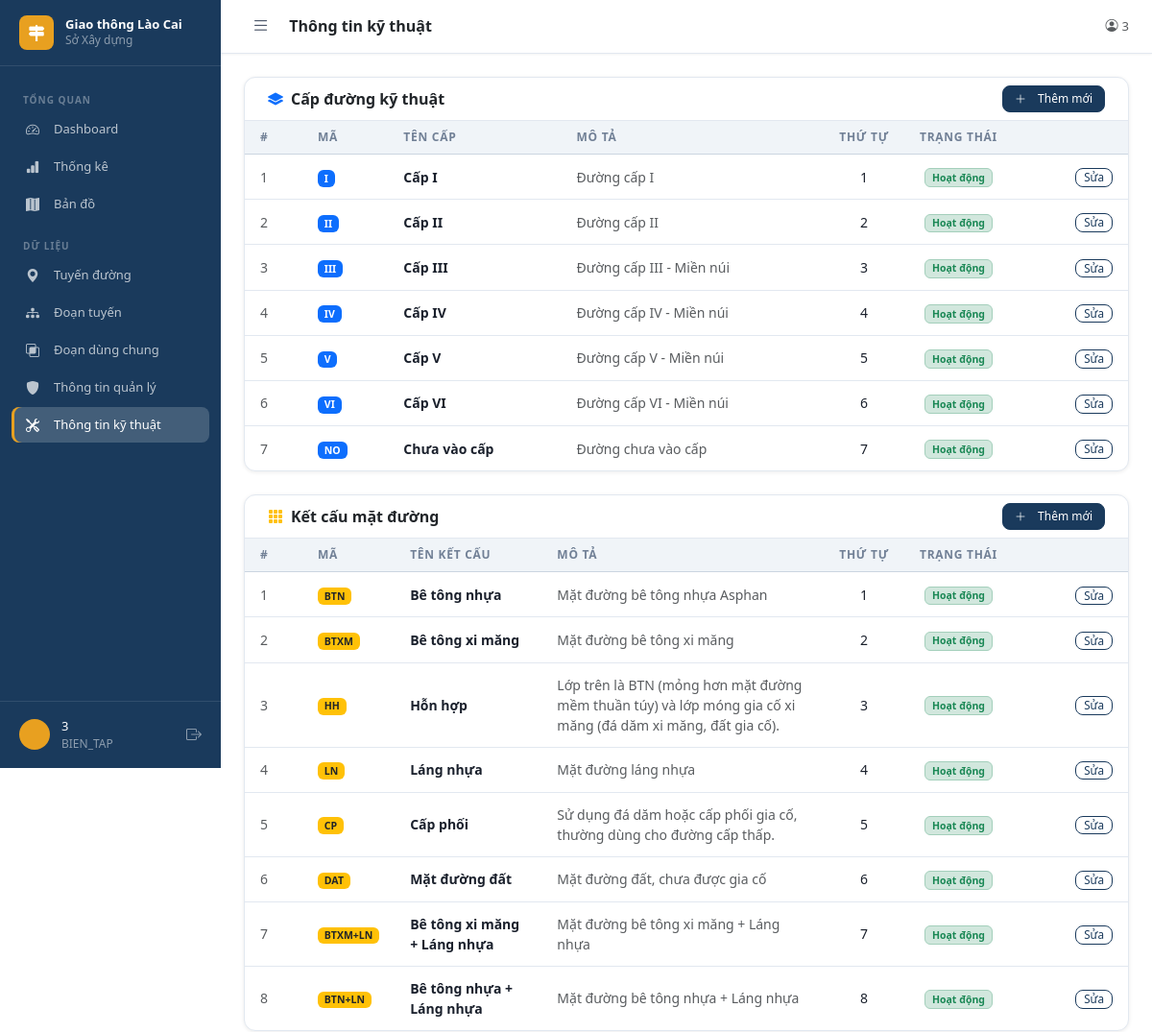
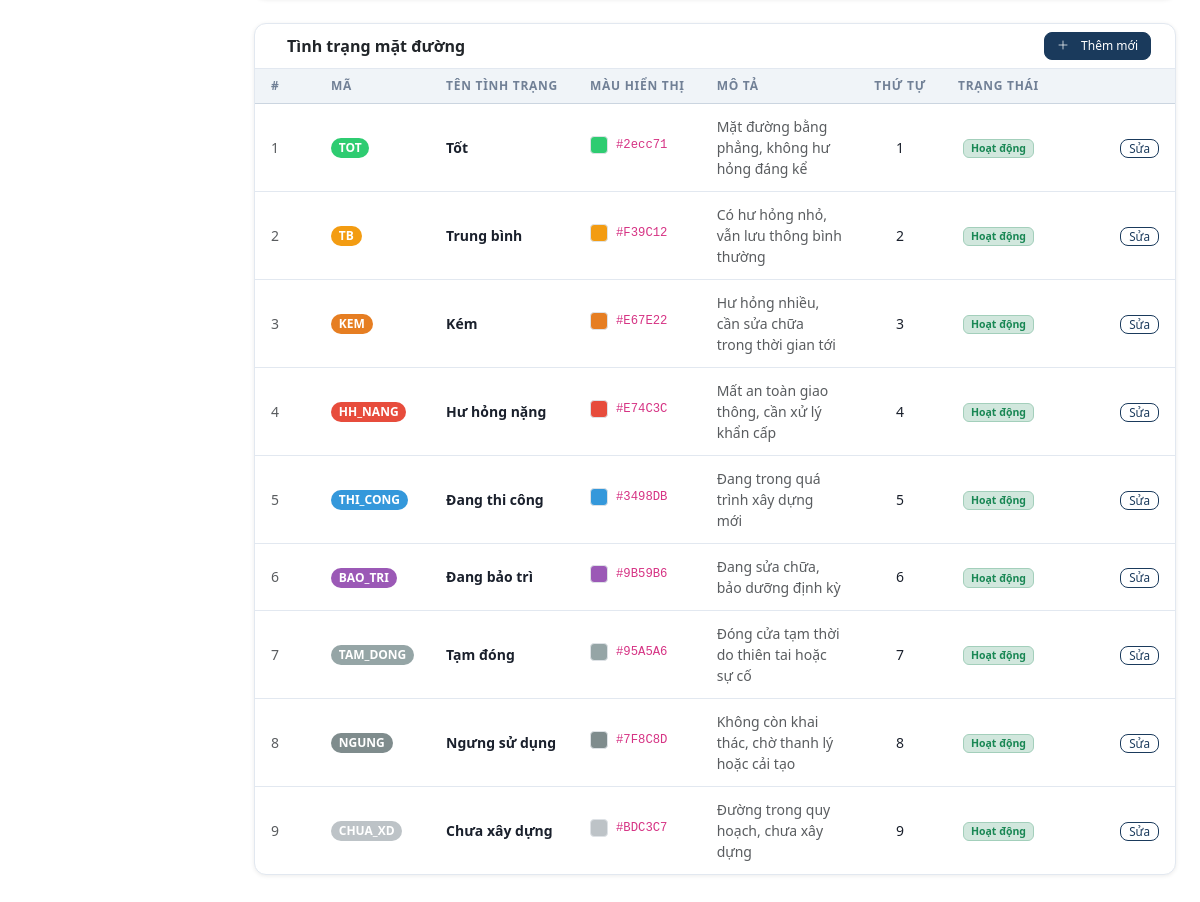
Screenshot of /danh-muc/ky-thuat (signed in) with the database file from the repository (2 pictures, top to bottom).
### tables this page shows
CREATE TABLE cap_duong (
    id               INTEGER PRIMARY KEY AUTOINCREMENT,
    ma_cap           TEXT    NOT NULL UNIQUE,
    ten_cap          TEXT    NOT NULL,
    mo_ta            TEXT,
    thu_tu_hien_thi  INTEGER,
    is_active        INTEGER NOT NULL DEFAULT 1
);

CREATE TABLE ket_cau_mat_duong (
    id               INTEGER PRIMARY KEY AUTOINCREMENT,
    ma_ket_cau       TEXT    NOT NULL UNIQUE,
    ten_ket_cau      TEXT    NOT NULL,
    mo_ta            TEXT,
    thu_tu_hien_thi  INTEGER,
    is_active        INTEGER NOT NULL DEFAULT 1
);

CREATE TABLE tinh_trang (
    id               INTEGER PRIMARY KEY AUTOINCREMENT,
    ma_tinh_trang    TEXT    NOT NULL UNIQUE,
    ten_tinh_trang   TEXT    NOT NULL,
    mo_ta            TEXT,
    mau_hien_thi     TEXT,
    thu_tu_hien_thi  INTEGER,
    is_active        INTEGER NOT NULL DEFAULT 1
);

### api/routes/danh_muc_route.py (the view)
@router.get("/ky-thuat", response_class=HTMLResponse)
async def trang_ky_thuat(
    request: Request,
    loi: Optional[str] = None,
    ok: Optional[str] = None,
    user=Depends(yeu_cau_dang_nhap), conn=Depends(get_db),
):
    cap_duong_list  = cd_service.lay_tat_ca(conn)
    ket_cau_list    = kcm_service.lay_tat_ca(conn)
    tinh_trang_list = tt_service.lay_tat_ca(conn)
    return templates.TemplateResponse("danh_muc/ky_thuat.html", {
        "request":          request,
        "user":             user,
        "cap_duong_list":   cap_duong_list,
        "ket_cau_list":     ket_cau_list,
        "tinh_trang_list":  tinh_trang_list,
        "loi":              loi,
        "ok":               ok,
    })

### templates/danh_muc/ky_thuat.html (shortened to what this page needs)
{% extends "base.html" %}
{% block page_title %}Thông tin kỹ thuật{% endblock %}
{% block content %}
<div class="card-gt mb-4">
  <div class="card-gt-header d-flex justify-content-between align-items-center py-2">
    <span class="fw-semibold"><i class="bi bi-layers-fill me-2 text-primary"></i>Cấp đường kỹ thuật</span>
    {% if user and user.loai_quyen in ['ADMIN', 'BIEN_TAP'] %}
    <button class="btn-gt btn-gt-primary btn-gt-sm" data-bs-toggle="modal" data-bs-target="#modalThemCD">
      <i class="bi bi-plus-lg me-1"></i>Thêm mới
    </button>
    {% endif %}
  </div>
  <div class="card-gt-body p-0">
    <table class="table-gt mb-0">
      <thead class="table-light">
        <tr>
          <th style="width:60px">#</th>
          <th>Mã</th>
          <th>Tên cấp</th>
          <th>Mô tả</th>
          <th style="width:80px" class="text-center">Thứ tự</th>
          <th style="width:90px" class="text-center">Trạng thái</th>
          <th style="width:120px"></th>
        </tr>
      </thead>
      <tbody>
        {% for c in cap_duong_list %}
        <tr class="{% if not c.is_active %}table-secondary text-muted{% endif %}">
          <td class="text-muted small">{{ loop.index }}</td>
          <td><span class="badge bg-primary">{{ c.ma_cap }}</span></td>
          <td class="fw-semibold">{{ c.ten_cap }}</td>
          <td class="small text-muted">{{ c.mo_ta or "—" }}</td>
          <td class="text-center small">{{ c.thu_tu_hien_thi or "—" }}</td>
          <td class="text-center">
            {% if c.is_active %}
              <span class="badge bg-success-subtle text-success border border-success-subtle">Hoạt động</span>
            {% else %}
              <span class="badge bg-secondary-subtle text-secondary border border-secondary-subtle">Vô hiệu</span>
            {% endif %}
          </td>
          <td class="text-end">
            {% if user and user.loai_quyen in ['ADMIN', 'BIEN_TAP'] %}
            <button class="btn-gt btn-gt-outline btn-gt-sm py-0 px-2" style="font-size:.73rem;"
              onclick="moModal('modalSuaCD','formSuaCD','/danh-muc/cap-duong/{{ c.id }}/sua',
                {'lblMaCD':'{{ c.ma_cap }}','suaCDTen':'{{ c.ten_cap|replace("'","\\'")|replace('"','\\"') }}',
                 'suaCDMoTa':'{{ c.mo_ta or '' }}','suaCDThuTu':'{{ c.thu_tu_hien_thi or '' }}'})">
              Sửa
            </button>
            {% endif %}
          </td>
        </tr>
        {% else %}
        <tr><td colspan="7" class="text-center text-muted py-3">Chưa có dữ liệu.</td></tr>
        {% endfor %}
      </tbody>
    </table>
  </div>
</div>
<div class="card-gt mb-4">
  <div class="card-gt-header d-flex justify-content-between align-items-center py-2">
    <span class="fw-semibold"><i class="bi bi-grid-3x3-gap-fill me-2 text-warning"></i>Kết cấu mặt đường</span>
    {% if user and user.loai_quyen in ['ADMIN', 'BIEN_TAP'] %}
    <button class="btn-gt btn-gt-primary btn-gt-sm" data-bs-toggle="modal" data-bs-target="#modalThemKCM">
      <i class="bi bi-plus-lg me-1"></i>Thêm mới
    </button>
    {% endif %}
  </div>
  <div class="card-gt-body p-0">
    <table class="table-gt mb-0">
      <thead class="table-light">
        <tr>
          <th style="width:60px">#</th>
          <th>Mã</th>
          <th>Tên kết cấu</th>
          <th>Mô tả</th>
          <th style="width:80px" class="text-center">Thứ tự</th>
          <th style="width:90px" class="text-center">Trạng thái</th>
          <th style="width:120px"></th>
        </tr>
      </thead>
      <tbody>
        {% for k in ket_cau_list %}
        <tr class="{% if not k.is_active %}table-secondary text-muted{% endif %}">
          <td class="text-muted small">{{ loop.index }}</td>
          <td><span class="badge bg-warning text-dark">{{ k.ma_ket_cau }}</span></td>
          <td class="fw-semibold">{{ k.ten_ket_cau }}</td>
          <td class="small text-muted">{{ k.mo_ta or "—" }}</td>
          <td class="text-center small">{{ k.thu_tu_hien_thi or "—" }}</td>
          <td class="text-center">
            {% if k.is_active %}
              <span class="badge bg-success-subtle text-success border border-success-subtle">Hoạt động</span>
            {% else %}
              <span class="badge bg-secondary-subtle text-secondary border border-secondary-subtle">Vô hiệu</span>
            {% endif %}
          </td>
          <td class="text-end">
            {% if user and user.loai_quyen in ['ADMIN', 'BIEN_TAP'] %}
            <button class="btn-gt btn-gt-outline btn-gt-sm py-0 px-2" style="font-size:.73rem;"
              onclick="moModal('modalSuaKCM','formSuaKCM','/danh-muc/ket-cau-mat/{{ k.id }}/sua',
                {'lblMaKCM':'{{ k.ma_ket_cau }}','suaKCMTen':'{{ k.ten_ket_cau|replace("'","\\'")|replace('"','\\"') }}',
                 'suaKCMMoTa':'{{ k.mo_ta or '' }}','suaKCMThuTu':'{{ k.thu_tu_hien_thi or '' }}'})">
              Sửa
            </button>
            {% endif %}
          </td>
        </tr>
        {% else %}
        <tr><td colspan="7" class="text-center text-muted py-3">Chưa có dữ liệu.</td></tr>
        {% endfor %}
      </tbody>
    </table>
  </div>
</div>
<div class="card-gt mb-4">
  <div class="card-gt-header d-flex justify-content-between align-items-center py-2">
    <span class="fw-semibold">Tình trạng mặt đường</span>
    {% if user and user.loai_quyen in ['ADMIN', 'BIEN_TAP'] %}
    <button class="btn-gt btn-gt-primary btn-gt-sm" data-bs-toggle="modal" data-bs-target="#modalThemTT">
      <i class="bi bi-plus-lg me-1"></i>Thêm mới
    </button>
    {% endif %}
  </div>
  <div class="card-gt-body p-0">
    <table class="table-gt mb-0">
      <thead class="table-light">
        <tr>
          <th style="width:60px">#</th>
          <th>Mã</th>
          <th>Tên tình trạng</th>
          <th>Màu hiển thị</th>
          <th>Mô tả</th>
          <th style="width:80px" class="text-center">Thứ tự</th>
          <th style="width:90px" class="text-center">Trạng thái</th>
          <th style="width:120px"></th>
        </tr>
      </thead>
      <tbody>
        {% for t in tinh_trang_list %}
        <tr class="{% if not t.is_active %}table-secondary text-muted{% endif %}">
          <td class="text-muted small">{{ loop.index }}</td>
          <td>
            <span class="badge rounded-pill"
                  style="background-color:{{ t.mau_hien_thi or '#6c757d' }}; font-size:.75rem;">
              {{ t.ma_tinh_trang }}
            </span>
          </td>
          <td class="fw-semibold">{{ t.ten_tinh_trang }}</td>
          <td>
            {% if t.mau_hien_thi %}
            <span class="d-inline-flex align-items-center gap-2">
              <span style="width:18px;height:18px;background:{{ t.mau_hien_thi }};border-radius:4px;border:1px solid #dee2e6;display:inline-block;"></span>
              <code class="small">{{ t.mau_hien_thi }}</code>
            </span>
            {% else %}—{% endif %}
          </td>
          <td class="small text-muted">{{ t.mo_ta or "—" }}</td>
          <td class="text-center small">{{ t.thu_tu_hien_thi or "—" }}</td>
          <td class="text-center">
            {% if t.is_active %}
              <span class="badge bg-success-subtle text-success border border-success-subtle">Hoạt động</span>
            {% else %}
              <span class="badge bg-secondary-subtle text-secondary border border-secondary-subtle">Vô hiệu</span>
            {% endif %}
          </td>
          <td class="text-end">
            {% if user and user.loai_quyen in ['ADMIN', 'BIEN_TAP'] %}
            <button class="btn-gt btn-gt-outline btn-gt-sm py-0 px-2" style="font-size:.73rem;"
              onclick="moModalTT({{ t.id }},
                '{{ t.ma_tinh_trang }}',
                '{{ t.ten_tinh_trang|replace("'","\\'")|replace('"','\\"') }}',
                '{{ t.mau_hien_thi or '' }}',
                '{{ t.mo_ta or '' }}',
                '{{ t.thu_tu_hien_thi or '' }}')">
              Sửa
            </button>
            {% endif %}
          </td>
        </tr>
        {% else %}
        <tr><td colspan="8" class="text-center text-muted py-3">Chưa có dữ liệu.</td></tr>
        {% endfor %}
      </tbody>
    </table>
  </div>
</div>
{% endblock %}

### static/css/design-system.css (style rules this page uses)
:root { --color-primary: #1a3a5c; --color-primary-dark: #122840; --color-primary-light: #2a5298; --color-accent: #e8a020; --color-accent-light: #fef3dc; --color-success: #28a745; --color-success-bg: #d4edda; --color-warning: #ffc107; --color-warning-bg: #fff3cd; --color-danger: #dc3545; --color-danger-bg: #f8d7da; --color-info: #17a2b8; --color-info-bg: #d1ecf1; --color-tt-tot: #28a745; --color-tt-tb: #ffc107; --color-tt-kem: #fd7e14; --color-tt-hh-nang: #dc3545; --color-tt-thi-cong: #6f42c1; --color-tt-bao-tri: #20c997; --color-tt-chua-xd: #adb5bd; --color-bg-page: #f0f4f8; --color-bg-card: #ffffff; --color-bg-hover: #f8fafc; --color-border: #e2e8f0; --color-border-strong: #cbd5e0; --color-text-primary: #1a202c; --color-text-secondary: #4a5568; --color-text-muted: #718096; --color-text-disabled: #a0aec0; --font-family-base: 'Inter', 'Segoe UI', system-ui, -apple-system, sans-serif; --font-family-mono: 'JetBrains Mono', 'Fira Code', 'Consolas', monospace; --font-size-xs: 0.75rem; --font-size-sm: 0.8125rem; --font-size-base: 0.875rem; --font-size-md: 0.9375rem; --font-size-lg: 1rem; --font-size-xl: 1.125rem; --font-size-2xl: 1.25rem; --font-size-3xl: 1.5rem; --font-weight-normal: 400; --font-weight-medium: 500; --font-weight-semibold: 600; --font-weight-bold: 700; --line-height-tight: 1.3; --line-height-base: 1.6; --line-height-loose: 1.8; --space-1: 0.25rem; --space-2: 0.5rem; --space-3: 0.75rem; --space-4: 1rem; --space-5: 1.25rem; --space-6: 1.5rem; --space-8: 2rem; --space-10: 2.5rem; --space-12: 3rem; --radius-sm: 4px; --radius-md: 8px; --radius-lg: 12px; --radius-xl: 16px; --radius-full: 9999px; --shadow-xs: 0 1px 2px rgba(0,0,0,.05); --shadow-sm: 0 1px 4px rgba(0,0,0,.08); --shadow-md: 0 4px 12px rgba(0,0,0,.10); --shadow-lg: 0 8px 24px rgba(0,0,0,.12); --shadow-xl: 0 16px 48px rgba(0,0,0,.16); --sidebar-width: 230px; --sidebar-collapsed: 64px; --topbar-height: 56px; --content-max-width: 1400px; --transition-fast: 150ms ease; --transition-base: 250ms ease; --transition-slow: 400ms ease; --z-sidebar: 100; --z-topbar: 200; --z-dropdown: 300; --z-modal: 400; --z-toast: 500; }
*, *::before, *::after { box-sizing: border-box; }
html { font-size: 16px; scroll-behavior: smooth; }
body { font-family: var(--font-family-base); font-size: var(--font-size-base); color: var(--color-text-primary); background: var(--color-bg-page); line-height: var(--line-height-base); -webkit-font-smoothing: antialiased; }
.text-muted { color: var(--color-text-muted); }
.card-gt { background: var(--color-bg-card); border: 1px solid var(--color-border); border-radius: var(--radius-lg); box-shadow: var(--shadow-sm); overflow: hidden; }
.card-gt-header { padding: var(--space-4) var(--space-6); border-bottom: 1px solid var(--color-border); display: flex; align-items: center; justify-content: space-between; }
.card-gt-body { padding: var(--space-6); }
.table-gt { width: 100%; border-collapse: collapse; }
.table-gt thead th { padding: var(--space-2) var(--space-4); font-size: var(--font-size-xs); font-weight: var(--font-weight-semibold); text-transform: uppercase; letter-spacing: .06em; color: var(--color-text-muted); background: var(--color-bg-page); border-bottom: 1px solid var(--color-border-strong); white-space: nowrap; }
.table-gt tbody td { padding: var(--space-3) var(--space-4); font-size: var(--font-size-base); color: var(--color-text-primary); border-bottom: 1px solid var(--color-border); vertical-align: middle; }
.table-gt tbody tr { transition: background var(--transition-fast); }
.table-gt tbody tr:last-child td { border-bottom: none; }
.btn-gt { display: inline-flex; align-items: center; gap: var(--space-2); padding: var(--space-2) var(--space-4); border-radius: var(--radius-md); font-size: var(--font-size-sm); font-weight: var(--font-weight-medium); border: 1px solid transparent; cursor: pointer; text-decoration: none; transition: all var(--transition-fast); white-space: nowrap; }
.btn-gt-primary { background: var(--color-primary); color: #fff; border-color: var(--color-primary); }
.btn-gt-outline { background: transparent; color: var(--color-primary); border-color: var(--color-primary); }
.btn-gt-sm { padding: var(--space-1) var(--space-3); font-size: var(--font-size-xs); }

### rows the page displays
cap_duong: ma_cap "I", ten_cap "Cấp I", mo_ta "Đường cấp I", thu_tu_hien_thi "1", is_active "Hoạt động"
cap_duong: ma_cap "II", ten_cap "Cấp II", mo_ta "Đường cấp II", thu_tu_hien_thi "2", is_active "Hoạt động"
cap_duong: ma_cap "III", ten_cap "Cấp III", mo_ta "Đường cấp III - Miền núi", thu_tu_hien_thi "3", is_active "Hoạt động"
cap_duong: ma_cap "IV", ten_cap "Cấp IV", mo_ta "Đường cấp IV - Miền núi", thu_tu_hien_thi "4", is_active "Hoạt động"
cap_duong: ma_cap "V", ten_cap "Cấp V", mo_ta "Đường cấp V - Miền núi", thu_tu_hien_thi "5", is_active "Hoạt động"
cap_duong: ma_cap "VI", ten_cap "Cấp VI", mo_ta "Đường cấp VI - Miền núi", thu_tu_hien_thi "6", is_active "Hoạt động"
cap_duong: ma_cap "NO", ten_cap "Chưa vào cấp", mo_ta "Đường chưa vào cấp", thu_tu_hien_thi "7", is_active "Hoạt động"
ket_cau_mat_duong: ma_ket_cau "BTN", ten_ket_cau "Bê tông nhựa", mo_ta "Mặt đường bê tông nhựa Asphan", thu_tu_hien_thi "1", is_active "Hoạt động"
ket_cau_mat_duong: ma_ket_cau "BTXM", ten_ket_cau "Bê tông xi măng", mo_ta "Mặt đường bê tông xi măng", thu_tu_hien_thi "2", is_active "Hoạt động"
ket_cau_mat_duong: ma_ket_cau "HH", ten_ket_cau "Hỗn hợp", mo_ta "Lớp trên là BTN (mỏng hơn mặt đường mềm thuần túy) và lớp móng gia cố xi măng (đá dăm xi măng, đất gia cố).", thu_tu_hien_thi "3", is_active "Hoạt động"
ket_cau_mat_duong: ma_ket_cau "LN", ten_ket_cau "Láng nhựa", mo_ta "Mặt đường láng nhựa", thu_tu_hien_thi "4", is_active "Hoạt động"
ket_cau_mat_duong: ma_ket_cau "CP", ten_ket_cau "Cấp phối", mo_ta "Sử dụng đá dăm hoặc cấp phối gia cố, thường dùng cho đường cấp thấp.", thu_tu_hien_thi "5", is_active "Hoạt động"
ket_cau_mat_duong: ma_ket_cau "DAT", ten_ket_cau "Mặt đường đất", mo_ta "Mặt đường đất, chưa được gia cố", thu_tu_hien_thi "6", is_active "Hoạt động"
ket_cau_mat_duong: ma_ket_cau "BTXM+LN", ten_ket_cau "Bê tông xi măng + Láng nhựa", mo_ta "Mặt đường bê tông xi măng + Láng nhựa", thu_tu_hien_thi "7", is_active "Hoạt động"
ket_cau_mat_duong: ma_ket_cau "BTN+LN", ten_ket_cau "Bê tông nhựa + Láng nhựa", mo_ta "Mặt đường bê tông nhựa + Láng nhựa", thu_tu_hien_thi "8", is_active "Hoạt động"
tinh_trang: ma_tinh_trang "TOT", ten_tinh_trang "Tốt", mau_hien_thi "#2ecc71", mo_ta "Mặt đường bằng phẳng, không hư hỏng đáng kể", thu_tu_hien_thi "1", is_active "Hoạt động"
tinh_trang: ma_tinh_trang "TB", ten_tinh_trang "Trung bình", mau_hien_thi "#F39C12", mo_ta "Có hư hỏng nhỏ, vẫn lưu thông bình thường", thu_tu_hien_thi "2", is_active "Hoạt động"
tinh_trang: ma_tinh_trang "KEM", ten_tinh_trang "Kém", mau_hien_thi "#E67E22", mo_ta "Hư hỏng nhiều, cần sửa chữa trong thời gian tới", thu_tu_hien_thi "3", is_active "Hoạt động"
tinh_trang: ma_tinh_trang "HH_NANG", ten_tinh_trang "Hư hỏng nặng", mau_hien_thi "#E74C3C", mo_ta "Mất an toàn giao thông, cần xử lý khẩn cấp", thu_tu_hien_thi "4", is_active "Hoạt động"
tinh_trang: ma_tinh_trang "THI_CONG", ten_tinh_trang "Đang thi công", mau_hien_thi "#3498DB", mo_ta "Đang trong quá trình xây dựng mới", thu_tu_hien_thi "5", is_active "Hoạt động"
tinh_trang: ma_tinh_trang "BAO_TRI", ten_tinh_trang "Đang bảo trì", mau_hien_thi "#9B59B6", mo_ta "Đang sửa chữa, bảo dưỡng định kỳ", thu_tu_hien_thi "6", is_active "Hoạt động"
tinh_trang: ma_tinh_trang "TAM_DONG", ten_tinh_trang "Tạm đóng", mau_hien_thi "#95A5A6", mo_ta "Đóng cửa tạm thời do thiên tai hoặc sự cố", thu_tu_hien_thi "7", is_active "Hoạt động"
tinh_trang: ma_tinh_trang "NGUNG", ten_tinh_trang "Ngưng sử dụng", mau_hien_thi "#7F8C8D", mo_ta "Không còn khai thác, chờ thanh lý hoặc cải tạo", thu_tu_hien_thi "8", is_active "Hoạt động"
tinh_trang: ma_tinh_trang "CHUA_XD", ten_tinh_trang "Chưa xây dựng", mau_hien_thi "#BDC3C7", mo_ta "Đường trong quy hoạch, chưa xây dựng", thu_tu_hien_thi "9", is_active "Hoạt động"

### other values shown
{{ user.id }} "3"
{{ user.loai_quyen if user.loai_quyen is defined else '' }} "BIEN_TAP"
